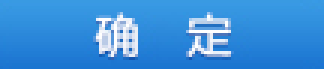
#> input picture target/confirm.bmp, 108 x 23 px (shown 3 times larger); the run also reads 3 pictures not shown here
$ python get_target.py
#> lines starting #> are read from the running program, lines starting #| are printed output that depends on the picture; after the words box and inside, x2 and y2 are one past the last pixel; in counts of white or black regions, pixels touching at a corner belong together
import cv2
import pickle

'''
refresh :  0
confirm :  1
lowestprice : 2
time :  3
'''

def get_target(filename):
#> called with filename = 'refresh.png'
    a = cv2.imread(filename, 0)
    print(a.shape)
#| (18, 71)
    return cv2.imread(filename,0)  ##灰度模式打开


refresh = get_target('refresh.png')
confirm = get_target('confirm.bmp')
#> call 2 of get_target, with filename = 'confirm.bmp'
#> in get_target (call 2), `a = cv2.imread(filename, 0)`:
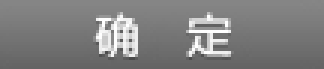
#> a: shape (23, 108) (shown 3 times larger); min 74, max 255, mean 128
#| (23, 108)
lowestprice = get_target('lowestprice.bmp')
#| (18, 114)
time = get_target('time.bmp')
#| (18, 87)
firstprice = get_target('firstprice.png')
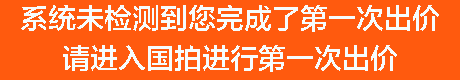
#> input picture firstprice.png, 460 x 80 px, found by its file name
#> in get_target (call 5), `a = cv2.imread(filename, 0)`:
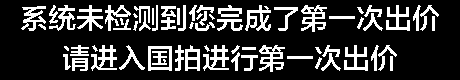
#> a: shape (80, 460); values 130 (black) and 250 (white), 20.6% white; 66 white regions (8 under 20 px), largest, box (x1, y1, x2, y2) and area: (301, 5, 327, 32) 347, (259, 45, 285, 72) 347, (245, 5, 271, 31) 320
#| (80, 460)
#> (the run stopped early here; a loop or call above may not have finished)
